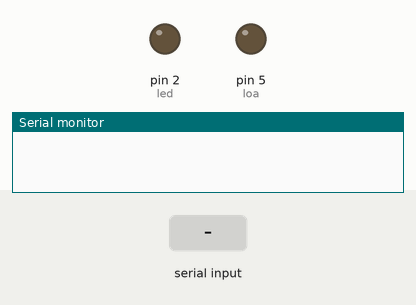
The sketch below on a simulated Arduino Uno, built with avr-gcc and run on an emulated ATmega328P. On the bench: output pins drawn as LEDs (lit = HIGH), the last lines printed to the serial monitor. Dashed ring = blinking. The test bench sets the inputs (shaded band).

Above: at 1.2 s.
1.3 s: "1" received over Serial
At 1.51 s:
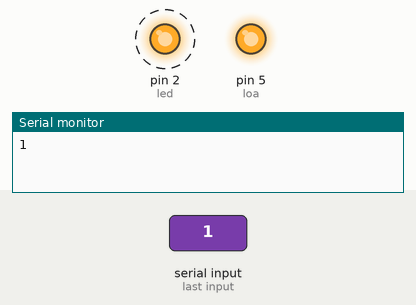
4.3 s: "0" received over Serial
At 4.3 s:
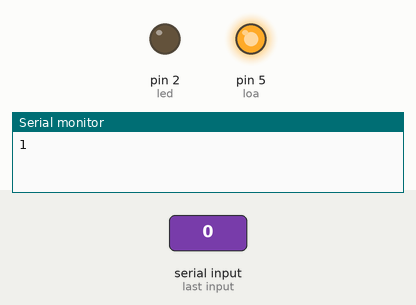
Timing chart, 0 to 7.3 s (numbered marks = the images above; inputs shaded):
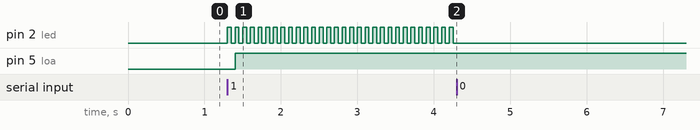

Measured:
- after the input at 1.3 s, pin 2 (led): alternates HIGH for 0.05 s and LOW for 0.05 s, starting at once; pin 5 (loa): LOW → HIGH after 0.10 s
- after the input at 4.3 s, pin 2 (led): stops changing and stays LOW

The sketch:

Serial.ino
```cpp
int led = 2;
char data;
int status = 0;
int loa = 5;
void setup() {
  // put your setup code here, to run once:
  pinMode(led,OUTPUT);
  pinMode(loa,OUTPUT);
  Serial.begin(9600);
}

void loop() {
  // put your main code here, to run repeatedly:
  if(Serial.available())
  {
    data = Serial.read();
    Serial.println(data);
  }
  if(data=='1')
  {
    data=Serial.read();
    while(status == 0)
    {
      digitalWrite(led,HIGH);
      delay(50);
      digitalWrite(led,LOW);
      delay(50);
      digitalWrite(loa,HIGH);
      if(Serial.read() == '0')
        break;
    }
  }
  else if(data == '0'){
    digitalWrite(led,LOW);
    digitalWrite(loa,LOW);
    status = 0;
  }
}
```
